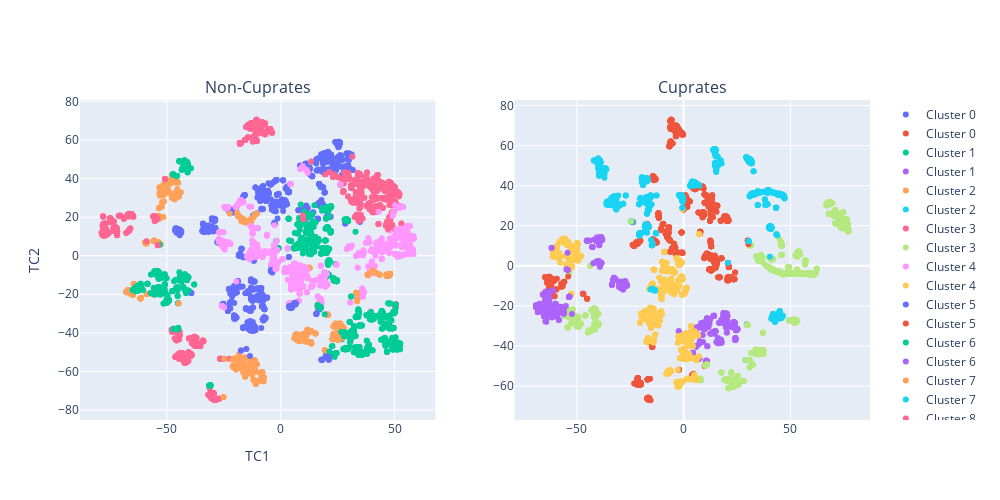

Notebook code for this chart:
### Code cell
fig = subplots.make_subplots(rows=1, cols=2,
    subplot_titles=("Non-Cuprates", "Cuprates"))

for i in range(n_clusters):
    fig.add_trace( go.Scatter(
                        x = clusters[i]["TC1_2d"],
                        y = clusters[i]["TC2_2d"],
                        mode = "markers",
                        name = "Cluster {}".format(i),
                        text = None),
                        row=1, col=1
                )
    fig.add_trace( go.Scatter(
                        x = cuprate_clusters[i]["TC1_2d"],
                        y = cuprate_clusters[i]["TC2_2d"],
                        mode = "markers",
                        name = "Cluster {}".format(i),
                        text = None),
                        row=1, col=2
                )

fig.update_layout(
    xaxis= dict(title= 'TC1',ticklen= 5,zeroline= False),
    yaxis= dict(title= 'TC2',ticklen= 5,zeroline= False),
    autosize=False,
    width=1000,
    height=500)
fig.show()

### Figure 1 — Plotly figure (JSON) as saved in the notebook; plotly's stock layout.template omitted (floating-point values rounded to 4 significant figures; data arrays with more than 128 entries replaced by an {"elided": "..."} marker saying what was removed)
{"data": [{"mode": "markers", "name": "Cluster 0", "type": "scatter", "x": {"elided": "327 float values"}, "xaxis": "x", "y": {"elided": "327 float values"}, "yaxis": "y"}, {"mode": "markers", "name": "Cluster 0", "type": "scatter", "x": {"elided": "295 float values"}, "xaxis": "x2", "y": {"elided": "295 float values"}, "yaxis": "y2"}, {"mode": "markers", "name": "Cluster 1", "type": "scatter", "x": {"elided": "417 float values"}, "xaxis": "x", "y": {"elided": "417 float values"}, "yaxis": "y"}, {"mode": "markers", "name": "Cluster 1", "type": "scatter", "x": {"elided": "321 float values"}, "xaxis": "x2", "y": {"elided": "321 float values"}, "yaxis": "y2"}, {"mode": "markers", "name": "Cluster 2", "type": "scatter", "x": {"elided": "188 float values"}, "xaxis": "x", "y": {"elided": "188 float values"}, "yaxis": "y"}, {"mode": "markers", "name": "Cluster 2", "type": "scatter", "x": [42.79, 45.02, 44.76, 44.25, 44.23, 45.68, 46.14, 41.45, 45.26, 44.49, 41.95, 41.93, 45.4, 41.5, 42.68, 49.37, 41.93, 42.8, 42.8, 45.82, 44.94, 44.63, 41.83, 41.41, 46.13, 41.92, 41.15, 41.95, 45.27, 42.73, 44.73, 45.02, 44.3, 43.42, 45.17, 46.15, 45.39, 45.4, 44.62, 44.56, 41.53, 45.74, 45.07, 44.22, 41.43, 44.28, 42.7, 45.2, 45.36, 44.26, 45.28, 43.42, 43.5, 44.69, 44.93, 45.76, 41.48, 45.59, 41.02, 44.83, 42.05, 44.69, 42.78, 44.47], "xaxis": "x2", "y": [-27.92, -25.7, -25.57, -24.53, -24.52, -25.39, -25.26, -25.51, -25.3, -26.3, -24.1, -24.06, -26.14, -25.56, -27.63, -27.33, -24.07, -27.89, -27.4, -26.03, -25.65, -25.45, -26.01, -25.46, -25.25, -26.78, -26.41, -24.11, -25.56, -27.46, -25.45, -25.7, -24.61, -25.69, -25.56, -25.19, -25.35, -26.14, -24.79, -24.78, -25.57, -25.99, -25.54, -24.5, -25.49, -24.58, -27.36, -24.78, -26.09, -24.56, -25.31, -25.69, -26.27, -25.51, -25.55, -26.06, -25.5, -25.39, -26.35, -25.5, -26.14, -25.51, -27.94, -26.3], "yaxis": "y2"}, {"mode": "markers", "name": "Cluster 3", "type": "scatter", "x": {"elided": "263 float values"}, "xaxis": "x", "y": {"elided": "263 float values"}, "yaxis": "y"}, {"mode": "markers", "name": "Cluster 3", "type": "scatter", "x": {"elided": "580 float values"}, "xaxis": "x2", "y": {"elided": "580 float values"}, "yaxis": "y2"}, {"mode": "markers", "name": "Cluster 4", "type": "scatter", "x": {"elided": "235 float values"}, "xaxis": "x", "y": {"elided": "235 float values"}, "yaxis": "y"}, {"mode": "markers", "name": "Cluster 4", "type": "scatter", "x": {"elided": "252 float values"}, "xaxis": "x2", "y": {"elided": "252 float values"}, "yaxis": "y2"}, {"mode": "markers", "name": "Cluster 5", "type": "scatter", "x": {"elided": "241 float values"}, "xaxis": "x", "y": {"elided": "241 float values"}, "yaxis": "y"}, {"mode": "markers", "name": "Cluster 5", "type": "scatter", "x": {"elided": "620 float values"}, "xaxis": "x2", "y": {"elided": "620 float values"}, "yaxis": "y2"}, {"mode": "markers", "name": "Cluster 6", "type": "scatter", "x": [-40.72, -40.72, -41.73, -41.45, -41.81, -42.25, -42.24, -40.61, -40.72, -40.61, -41.73, -42.25, -40.61, -42.53, -40.72, -43.43, -40.72, -41.95, -43.43, -43.11, -42.25, -41.73, -43.08, -40.72, -45.66, -44.49, -42.71, -40.91, -40.61, -41.46, -44.21, -41.43, -43.43, -40.61, -47.43, -39.38, -42.25, -44.49, -41.73, -47.26, -41.75, -42.25, -42.49, -41.73, -40.88, -40.87, -41.73, -44.49, -47.26, -40.44, -45.42, -42.53, -40.72, -42.24, -41.95, -41.96, -40.72, -40.72, -47.26, -44.47, -40.61, -41.72, -40.85, -41.46, -41.91, -42.25, -40.72, -43.1, -41.02, -42.53, -44.49, -41.97], "xaxis": "x", "y": [47.04, 47.04, 47.09, 48.74, 46.7, 48.5, 49.48, 44.73, 47.04, 44.73, 47.09, 48.5, 44.73, 47.1, 47.04, 44.56, 47.04, 46.34, 44.56, 45.2, 48.5, 47.09, 45.28, 47.04, 41.18, 48.97, 46.65, 46.53, 44.73, 48.75, 48.92, 48.43, 44.56, 44.73, 42.11, 45.32, 48.5, 48.96, 47.09, 42.23, 45.52, 48.5, 48.25, 47.09, 48.45, 43.2, 47.09, 48.97, 42.23, 45.26, 41.46, 45.74, 47.04, 49.48, 46.34, 49.0, 47.04, 47.04, 42.23, 48.96, 44.73, 44.98, 43.41, 48.75, 48.55, 48.5, 47.04, 45.28, 46.15, 47.1, 48.96, 49.16], "yaxis": "y"}, {"mode": "markers", "name": "Cluster 6", "type": "scatter", "x": [-32.66, -27.47, -26.65, -29.07, -28.46, -29.22, -27.38, -27.28, -29.25, -32.19, -27.46, -33.14, -29.97, -27.63, -27.38, -29.57, -29.41, -27.49, -32.38, -27.22, -30.16, -29.42, -29.94, -28.27, -32.63, -28.11, -31.67, -27.38, -33.5, -32.38, -28.35, -29.98, -27.6, -29.06, -27.5, -33.6, -27.12, -27.49, -27.91, -28.35, -29.58, -26.66, -26.55, -29.42, -26.52, -31.66, -26.52, -30.13, -29.58, -32.2, -33.07, -32.38, -30.14, -29.06, -32.65, -32.46, -29.24, -32.28, -27.03, -29.58, -32.58, -28.48, -26.58, -33.58, -29.11, -29.41, -28.46, -33.02, -33.62, -28.46, -32.38, -26.6, -30.1, -27.91, -29.42, -32.05, -29.58, -29.18, -28.46, -27.5, -32.38, -29.58, -28.11], "xaxis": "x2", "y": [-5.995, -7.795, -9.888, -8.141, -8.267, -7.931, -10.02, -9.988, -7.919, -7.164, -10.16, -7.127, -9.391, -9.838, -10.02, -10.06, -10.95, -7.794, -6.876, -7.691, -10.54, -10.95, -9.142, -11.57, -6.6, -10.18, -6.938, -10.03, -9.554, -6.876, -11.78, -9.61, -9.8, -8.292, -7.783, -9.484, -10.03, -7.798, -9.98, -11.79, -10.1, -9.944, -9.564, -10.94, -9.542, -6.952, -9.542, -10.57, -10.11, -6.469, -7.16, -6.876, -8.884, -8.292, -6.019, -6.628, -7.924, -6.911, -9.438, -10.1, -6.123, -8.313, -9.853, -9.488, -8.07, -10.96, -8.248, -7.201, -9.49, -8.238, -6.876, -9.887, -10.6, -9.98, -10.94, -6.541, -10.06, -7.943, -8.209, -7.797, -6.876, -10.13, -10.18], "yaxis": "y2"}, {"mode": "markers", "name": "Cluster 7", "type": "scatter", "x": {"elided": "237 float values"}, "xaxis": "x", "y": {"elided": "237 float values"}, "yaxis": "y"}, {"mode": "markers", "name": "Cluster 7", "type": "scatter", "x": {"elided": "403 float values"}, "xaxis": "x2", "y": {"elided": "403 float values"}, "yaxis": "y2"}, {"mode": "markers", "name": "Cluster 8", "type": "scatter", "x": {"elided": "468 float values"}, "xaxis": "x", "y": {"elided": "468 float values"}, "yaxis": "y"}, {"mode": "markers", "name": "Cluster 8", "type": "scatter", "x": {"elided": "218 float values"}, "xaxis": "x2", "y": {"elided": "218 float values"}, "yaxis": "y2"}, {"mode": "markers", "name": "Cluster 9", "type": "scatter", "x": {"elided": "274 float values"}, "xaxis": "x", "y": {"elided": "274 float values"}, "yaxis": "y"}, {"mode": "markers", "name": "Cluster 9", "type": "scatter", "x": {"elided": "341 float values"}, "xaxis": "x2", "y": {"elided": "341 float values"}, "yaxis": "y2"}, {"mode": "markers", "name": "Cluster 10", "type": "scatter", "x": {"elided": "446 float values"}, "xaxis": "x", "y": {"elided": "446 float values"}, "yaxis": "y"}, {"mode": "markers", "name": "Cluster 10", "type": "scatter", "x": [-57.18, -57.19, -60.35, -64.03, -62.03, -61.62, -59.35, -61.53, -61.59, -62.71, -62.16, -45.16, -56.01, -61.53, -62.49, -63.73, -62.94, -57.14, -61.72, -62.16, -63.7, -57.23, -55.93, -61.2, -62.17, -62.86, -61.15, -62.09, -62.16, -61.55, -63.73, -63.14, -64.46, -60.83, -64.73, -60.92, -63.99, -64.89, -64.03, -63.43, -61.53, -57.18, -57.14, -55.93, -62.92, -59.5, -62.54, -63.43, -45.16, -60.92, -59.72, -61.53, -60.92, -62.45, -61.96, -62.36, -60.92, -59.73, -62.19, -56.63, -62.88, -61.55, -62.45, -61.53, -62.03, -60.11, -60.89, -63.18, -61.53, -57.19, -64.59, -55.98, -63.43, -61.53, -63.43, -64.03, -54.08, -62.43, -62.45, -64.75, -62.64, -61.52, -63.43, -62.01, -62.71, -63.43, -63.73, -45.15, -63.49, -55.93, -64.85], "xaxis": "x2", "y": [-8.969, -8.969, -15.18, -6.581, -6.838, -7.06, -6.501, -7.268, -7.037, -10.38, -10.35, -16.42, -8.067, -7.268, -9.852, -6.884, -9.98, -10.36, -10.97, -10.35, -12.72, -10.44, -7.996, -15.17, -10.35, -10.36, -14.97, -6.327, -10.36, -7.104, -6.884, -10.92, -6.109, -7.551, -13.11, -7.555, -8.546, -5.554, -6.581, -7.239, -7.268, -8.97, -10.36, -7.995, -9.918, -11.65, -5.914, -7.239, -16.42, -7.555, -11.8, -7.268, -7.555, -10.06, -10.28, -5.954, -7.555, -11.8, -10.26, -10.21, -5.288, -6.978, -10.06, -7.268, -6.838, -6.689, -6.743, -7.616, -7.268, -8.968, -5.945, -8.039, -7.239, -6.84, -7.239, -6.581, -5.29, -6.034, -10.07, -13.11, -9.704, -7.219, -7.239, -9.308, -5.713, -7.239, -6.884, -16.43, -12.85, -7.995, -5.609], "yaxis": "y2"}, {"mode": "markers", "name": "Cluster 11", "type": "scatter", "x": {"elided": "289 float values"}, "xaxis": "x", "y": {"elided": "289 float values"}, "yaxis": "y"}, {"mode": "markers", "name": "Cluster 11", "type": "scatter", "x": [-39.1, -39.22, -40.95, -40.74, -45.06, -39.97, -39.26, -40.74, -45.29, -39.96, -39.98, -38.25, -45.21, -38.67, -38.79, -40.75, -39.08, -40.66, -38.84, -40.9, -38.94, -42.75, -38.47, -38.47, -38.54, -47.21, -38.85, -54.35, -39.29, -38.54, -39.27, -39.09, -40.75, -40.55, -40.74, -45.07, -43.81, -39.22, -39.09, -38.84, -40.66, -40.93, -42.75, -40.75, -40.9, -40.84, -38.52, -39.98, -42.75, -40.75, -39.22, -40.74, -39.08, -39.09, -40.65, -39.22, -38.64, -42.26, -42.75, -39.5, -40.94, -45.29, -40.64, -39.09, -40.66, -40.95, -39.98, -45.39, -39.66, -38.84, -38.47, -38.52, -42.75, -38.03, -39.5, -39.98, -38.52, -39.99, -38.47, -39.09, -39.97, -38.46, -45.06, -40.65, -40.95, -38.67, -39.14, -40.66, -39.27, -42.75, -38.79, -41.39, -41.82, -39.08, -40.66, -39.25, -38.67, -42.73, -38.67, -38.52, -41.03, -40.53, -39.22, -42.74], "xaxis": "x2", "y": [12.52, 12.8, 1.849, 12.73, 12.51, 2.207, -0.195, 12.73, 12.48, 2.183, 2.236, 13.17, 12.49, 13.25, 12.9, 12.72, 13.47, 12.33, 14.18, 1.854, 12.45, 9.358, 13.52, 13.52, 14.1, -13.87, 14.18, 6.492, 1.183, 14.1, 1.809, 13.48, 12.73, 12.28, 12.73, 12.51, 12.59, 12.79, 13.48, 14.18, 12.33, 1.883, 9.357, 12.73, 12.77, 2.042, 1.408, 2.23, 9.358, 12.73, 12.79, 12.73, 13.47, 13.48, 12.33, -0.4172, 12.54, 1.21, 9.355, 10.34, 1.854, 12.48, 12.33, 13.48, 12.33, 1.85, 2.245, 12.45, 2.3, 14.18, 13.52, 1.419, 9.359, 12.9, 10.31, 2.262, 1.411, 2.299, 13.52, 13.48, 2.213, 14.16, 12.51, 12.33, 1.852, 13.25, 12.54, 12.33, 1.822, 9.359, 12.9, 1.514, 13.12, 13.47, 12.33, -0.2837, 14.42, 9.373, 14.42, 1.411, 12.77, 14.28, 12.79, 9.369], "yaxis": "y2"}, {"mode": "markers", "name": "Cluster 12", "type": "scatter", "x": {"elided": "178 float values"}, "xaxis": "x", "y": {"elided": "178 float values"}, "yaxis": "y"}, {"mode": "markers", "name": "Cluster 12", "type": "scatter", "x": [46.49, 44.99, 45.05, 45.0, 45.0, 45.0, 45.0, 45.0], "xaxis": "x2", "y": [-24.89, -22.73, -22.82, -22.74, -22.74, -22.76, -22.74, -22.75], "yaxis": "y2"}, {"mode": "markers", "name": "Cluster 13", "type": "scatter", "x": {"elided": "212 float values"}, "xaxis": "x", "y": {"elided": "212 float values"}, "yaxis": "y"}, {"mode": "markers", "name": "Cluster 13", "type": "scatter", "x": [52.62, 52.57, 52.61, 53.05, 50.86, 50.92, 52.49, 53.06, 52.61, 52.62, 52.65, 52.62, 52.62, 52.65, 51.14, 52.5, 53.24, 51.59, 51.6, 51.6, 52.24, 52.57, 52.46, 52.14, 52.07, 52.53, 52.05, 52.13, 51.6, 52.55, 51.28, 52.59, 52.59, 51.1, 52.51, 52.48], "xaxis": "x2", "y": [-27.57, -27.61, -28.22, -27.59, -26.97, -26.98, -27.65, -27.62, -28.22, -27.57, -27.55, -27.57, -27.57, -27.55, -27.01, -27.65, -27.43, -28.33, -28.31, -28.32, -26.82, -27.61, -27.69, -26.86, -26.9, -28.41, -26.9, -26.87, -28.31, -27.62, -27.02, -28.24, -28.23, -27.54, -27.64, -27.67], "yaxis": "y2"}, {"mode": "markers", "name": "Cluster 14", "type": "scatter", "x": {"elided": "141 float values"}, "xaxis": "x", "y": {"elided": "141 float values"}, "yaxis": "y"}, {"mode": "markers", "name": "Cluster 14", "type": "scatter", "x": {"elided": "173 float values"}, "xaxis": "x2", "y": {"elided": "173 float values"}, "yaxis": "y2"}, {"mode": "markers", "name": "Cluster 15", "type": "scatter", "x": {"elided": "184 float values"}, "xaxis": "x", "y": {"elided": "184 float values"}, "yaxis": "y"}, {"mode": "markers", "name": "Cluster 15", "type": "scatter", "x": {"elided": "129 float values"}, "xaxis": "x2", "y": {"elided": "129 float values"}, "yaxis": "y2"}, {"mode": "markers", "name": "Cluster 16", "type": "scatter", "x": {"elided": "360 float values"}, "xaxis": "x", "y": {"elided": "360 float values"}, "yaxis": "y"}, {"mode": "markers", "name": "Cluster 16", "type": "scatter", "x": {"elided": "226 float values"}, "xaxis": "x2", "y": {"elided": "226 float values"}, "yaxis": "y2"}, {"mode": "markers", "name": "Cluster 17", "type": "scatter", "x": [43.43, -16.39, -18.14, -13.18, -18.61, 47.09, -18.09, -13.12, -17.95, -15.3, 46.46, -10.45, -15.98, -16.94, -15.91, 43.34, 48.12, 47.48, 12.64, 5.947, -16.51, -16.37, -13.11, 46.41, 46.87, 46.52, -11.92, 39.58, -13.87, -16.59, -16.25, -44.76, -13.11, 46.49, -12.92, 47.03, 12.71, 47.8, 48.07, -18.01, 47.17, 47.82, -15.3, -22.33, 43.43, 43.34, -13.11, 47.05, 42.18, -12.95, 47.14, 38.3, -16.9, -11.42, -15.78, 38.2, 12.71, -14.0, -16.6, 38.47, -17.21, -18.68, -16.7, 46.58, -16.35, -19.08, 47.75, -14.46, -15.96, -18.04, 47.79, -15.51, 48.12, 38.3, -15.62, 38.05, 43.34, -12.74], "xaxis": "x", "y": [-9.861, 17.57, 20.21, 18.73, 20.6, -10.0, 20.16, 18.42, 20.01, 17.95, -9.743, 21.89, 18.57, 17.88, 18.54, -9.699, -9.303, -10.46, -6.176, -42.75, 18.38, 17.74, 18.15, -10.64, -9.996, -9.752, 19.86, -8.739, 17.71, 19.24, 18.34, -24.76, 18.15, -9.746, 18.26, -10.27, -6.404, -10.17, -9.362, 20.08, -10.33, -10.15, 17.12, 21.89, -9.861, -9.699, 18.15, -9.99, -9.056, 17.53, -10.02, -9.895, 18.17, 21.26, 18.04, -9.89, -6.404, 17.72, 17.8, -10.23, 17.8, 20.79, 17.84, -9.753, 18.36, 22.23, -10.3, 17.98, 18.56, 20.11, -10.18, 17.98, -9.303, -9.896, 17.99, -9.935, -9.699, 19.37], "yaxis": "y"}, {"mode": "markers", "name": "Cluster 17", "type": "scatter", "x": {"elided": "510 float values"}, "xaxis": "x2", "y": {"elided": "510 float values"}, "yaxis": "y2"}, {"mode": "markers", "name": "Cluster 18", "type": "scatter", "x": {"elided": "153 float values"}, "xaxis": "x", "y": {"elided": "153 float values"}, "yaxis": "y"}, {"mode": "markers", "name": "Cluster 18", "type": "scatter", "x": {"elided": "258 float values"}, "xaxis": "x2", "y": {"elided": "258 float values"}, "yaxis": "y2"}, {"mode": "markers", "name": "Cluster 19", "type": "scatter", "x": {"elided": "237 float values"}, "xaxis": "x", "y": {"elided": "237 float values"}, "yaxis": "y"}, {"mode": "markers", "name": "Cluster 19", "type": "scatter", "x": {"elided": "288 float values"}, "xaxis": "x2", "y": {"elided": "288 float values"}, "yaxis": "y2"}], "layout": {"annotations": [{"font": {"size": 16}, "showarrow": false, "text": "Non-Cuprates", "x": 0.225, "xanchor": "center", "xref": "paper", "y": 1, "yanchor": "bottom", "yref": "paper"}, {"font": {"size": 16}, "showarrow": false, "text": "Cuprates", "x": 0.775, "xanchor": "center", "xref": "paper", "y": 1, "yanchor": "bottom", "yref": "paper"}], "autosize": false, "height": 500, "width": 1000, "xaxis": {"anchor": "y", "domain": [0, 0.45], "ticklen": 5, "title": {"text": "TC1"}, "zeroline": false}, "xaxis2": {"anchor": "y2", "domain": [0.55, 1]}, "yaxis": {"anchor": "x", "domain": [0, 1], "ticklen": 5, "title": {"text": "TC2"}, "zeroline": false}, "yaxis2": {"anchor": "x2", "domain": [0, 1]}}}
